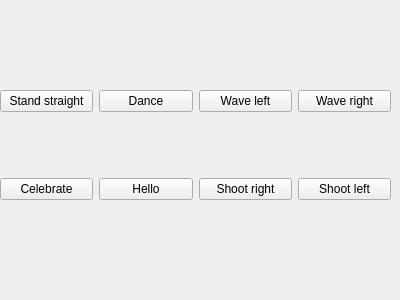
<?xml version="1.0" encoding="UTF-8"?>
<ui version="4.0">
 <class>Form</class>
 <widget class="QWidget" name="action">
  <property name="geometry">
   <rect>
    <x>0</x>
    <y>0</y>
    <width>400</width>
    <height>300</height>
   </rect>
  </property>
  <property name="windowTitle">
   <string>Form</string>
  </property>
  <widget class="QWidget" name="gridLayoutWidget">
   <property name="geometry">
    <rect>
     <x>0</x>
     <y>30</y>
     <width>391</width>
     <height>231</height>
    </rect>
   </property>
   <layout class="QGridLayout" name="gridLayout">
    <item row="0" column="0">
     <widget class="QPushButton" name="pushButton">
      <property name="text">
       <string>Stand straight</string>
      </property>
     </widget>
    </item>
    <item row="0" column="1">
     <widget class="QPushButton" name="pushButton_3">
      <property name="text">
       <string>Dance</string>
      </property>
     </widget>
    </item>
    <item row="1" column="0">
     <widget class="QPushButton" name="pushButton_2">
      <property name="text">
       <string>Celebrate</string>
      </property>
     </widget>
    </item>
    <item row="0" column="2">
     <widget class="QPushButton" name="pushButton_4">
      <property name="text">
       <string>Wave left</string>
      </property>
     </widget>
    </item>
    <item row="0" column="3">
     <widget class="QPushButton" name="pushButton_5">
      <property name="text">
       <string>Wave right</string>
      </property>
     </widget>
    </item>
    <item row="1" column="1">
     <widget class="QPushButton" name="pushButton_6">
      <property name="text">
       <string>Hello</string>
      </property>
     </widget>
    </item>
    <item row="1" column="2">
     <widget class="QPushButton" name="pushButton_7">
      <property name="text">
       <string>Shoot right</string>
      </property>
     </widget>
    </item>
    <item row="1" column="3">
     <widget class="QPushButton" name="pushButton_8">
      <property name="text">
       <string>Shoot left</string>
      </property>
     </widget>
    </item>
   </layout>
  </widget>
 </widget>
 <resources/>
 <connections/>
</ui>
